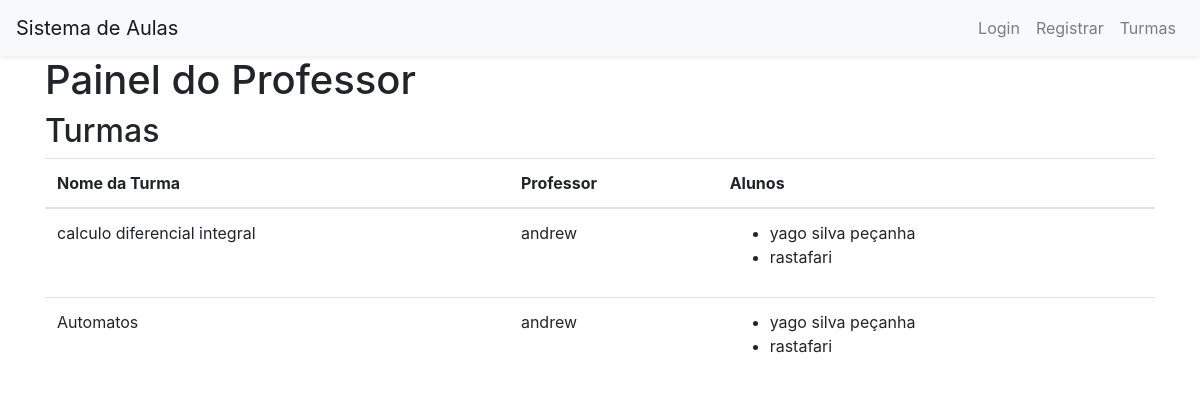
/professor_dashboard, run on an earlier commit of the app's database.
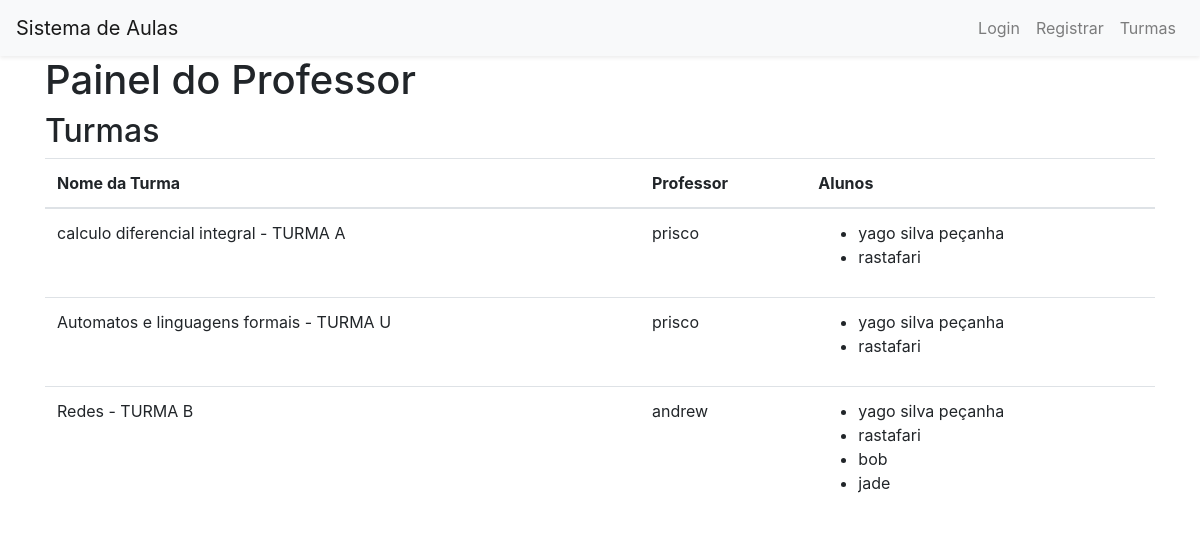
And on a later commit of the database.
### models.py (models this page shows)
class Turma(db.Model):
    id = db.Column(db.Integer, primary_key=True)
    name = db.Column(db.String(80), nullable=False)
    professor_id = db.Column(db.Integer, db.ForeignKey('professor.id'), nullable=False)
    professor = db.relationship('Professor', backref=db.backref('turmas', lazy=True))
    alunos = db.relationship('Aluno', secondary='turma_aluno', backref=db.backref('turmas', lazy=True))

class Professor(db.Model):
    id = db.Column(db.Integer, primary_key=True)
    username = db.Column(db.String(80), unique=True, nullable=False)
    password = db.Column(db.String(120), nullable=False)

class Aluno(db.Model):
    id = db.Column(db.Integer, primary_key=True)
    username = db.Column(db.String(80), unique=True, nullable=False)
    password = db.Column(db.String(120), nullable=False)

### app.py (the view)
@app.route('/professor_dashboard')
def professor_dashboard():
    turmas = Turma.query.all()
    return render_template('professor_dashboard.html', turmas=turmas)

### templates/professor_dashboard.html (shortened to what this page needs)
<!DOCTYPE html>
<html lang="pt-br">
<head>
    <link rel="stylesheet" href="{{ url_for('static', filename='css/bootstrap.min.css') }}">
</head>
<body>
    <nav class="navbar navbar-expand-lg navbar-light bg-light shadow-sm">
        <a class="navbar-brand" href="{{ url_for('dashboard') }}">Sistema de Aulas</a>
        <div class="collapse navbar-collapse" id="navbarNav">
            <ul class="navbar-nav ml-auto">
                <li class="nav-item">
                    <a class="nav-link" href="{{ url_for('login') }}">Login</a>
                </li>
                <li class="nav-item">
                    <a class="nav-link" href="{{ url_for('register') }}">Registrar</a>
                </li>
                <li class="nav-item">
                    <a class="nav-link" href="{{ url_for('professor_dashboard') }}">Turmas</a>
                </li>
            </ul>
        </div>
    </nav>
    <div class="container">
        <h1>Painel do Professor</h1>
        <h2>Turmas</h2>
        <table class="table">
            <thead>
                <tr>
                    <th>Nome da Turma</th>
                    <th>Professor</th>
                    <th>Alunos</th>
                </tr>
            </thead>
            <tbody>
                {% for turma in turmas %}
                <tr>
                    <td>{{ turma.name }}</td>
                    <td>{{ turma.professor.username }}</td>
                    <td>
                        <ul>
                            {% for aluno in turma.alunos %}
                            <li>{{ aluno.username }}</li>
                            {% endfor %}
                        </ul>
                    </td>
                </tr>
                {% endfor %}
            </tbody>
        </table>
    </div>
</body>
</html>

What changed in the data, as far as the page shows it:
changed Turma: name "calculo diferencial integral" → "calculo diferencial integral - TURMA A"; professor.username "andrew" → "prisco"
changed Turma: name "Automatos" → "Automatos e linguagens formais - TURMA U"; professor.username "andrew" → "prisco"
added Turma: name "Redes - TURMA B", professor.username "andrew", Aluno (username "yago silva peçanha"), Aluno (username "rastafari")
now on this page (row unchanged): Aluno: username "bob", shown under "Redes - TURMA B"
now on this page (row unchanged): Aluno: username "jade", shown under "Redes - TURMA B"
